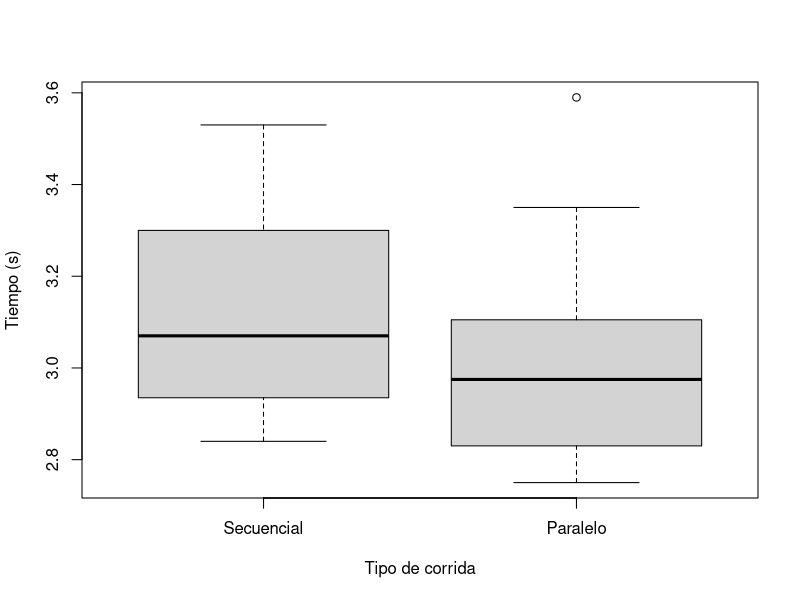
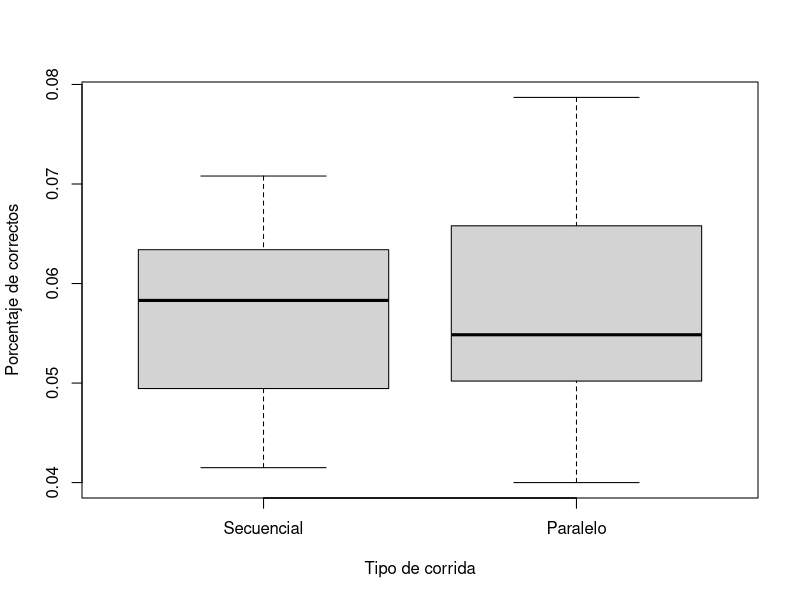

Generate these figures, in order, with R:
seq = read.table("sequential.txt")
par = read.table("parallel.txt")

png("Times.png")
boxplot(seq[, 1], par[, 1], xlab = "Tipo de corrida", ylab = "Tiempo (s)", xant = "n")
axis(1, at=c(1, 2), labels = c("Secuencial", "Paralelo"))
graphics.off()

png("Correct.png")
boxplot(seq[, 2] / 10000, par[, 2] / 10000, xlab = "Tipo de corrida", ylab = "Porcentaje de correctos", xant = "n")
axis(1, at=c(1, 2), labels = c("Secuencial", "Paralelo"))
graphics.off()

wilcox.test(seq[,1], par[,1], mu = 3.6, conf.int = TRUE)
